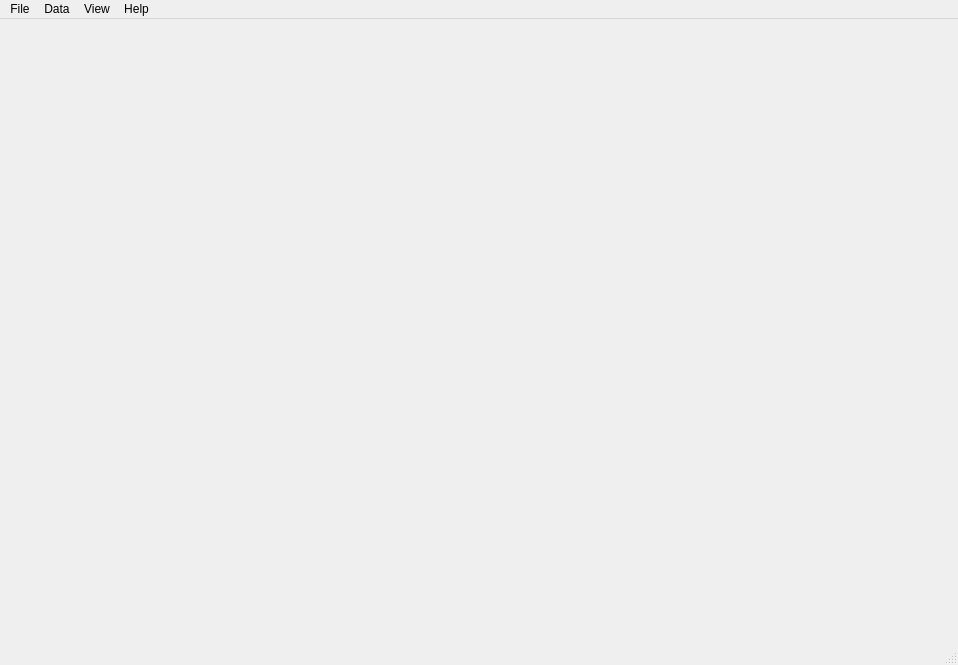
<?xml version="1.0" encoding="UTF-8"?>
<ui version="4.0">
 <class>MainWindow</class>
 <widget class="QMainWindow" name="MainWindow">
  <property name="geometry">
   <rect>
    <x>0</x>
    <y>0</y>
    <width>958</width>
    <height>665</height>
   </rect>
  </property>
  <property name="windowTitle">
   <string>MainWindow</string>
  </property>
  <property name="windowIcon">
   <iconset resource="../../qrc/cat_rc.qrc">
    <normaloff>:/annotationtool.svg</normaloff>:/annotationtool.svg</iconset>
  </property>
  <property name="iconSize">
   <size>
    <width>24</width>
    <height>24</height>
   </size>
  </property>
  <property name="tabShape">
   <enum>QTabWidget::Rounded</enum>
  </property>
  <property name="dockNestingEnabled">
   <bool>false</bool>
  </property>
  <property name="dockOptions">
   <set>QMainWindow::AllowTabbedDocks|QMainWindow::AnimatedDocks|QMainWindow::ForceTabbedDocks</set>
  </property>
  <property name="unifiedTitleAndToolBarOnMac">
   <bool>false</bool>
  </property>
  <widget class="QWidget" name="centralwidget">
   <property name="sizePolicy">
    <sizepolicy hsizetype="Expanding" vsizetype="Expanding">
     <horstretch>0</horstretch>
     <verstretch>0</verstretch>
    </sizepolicy>
   </property>
   <property name="maximumSize">
    <size>
     <width>16777215</width>
     <height>16777215</height>
    </size>
   </property>
   <layout class="QGridLayout" name="gridLayout">
    <property name="margin">
     <number>0</number>
    </property>
   </layout>
  </widget>
  <widget class="QMenuBar" name="menubar">
   <property name="geometry">
    <rect>
     <x>0</x>
     <y>0</y>
     <width>958</width>
     <height>22</height>
    </rect>
   </property>
   <widget class="QMenu" name="menuFile">
    <property name="title">
     <string>File</string>
    </property>
    <addaction name="actionOpenHdf"/>
    <addaction name="actionCloseHdf"/>
    <addaction name="actionQuit"/>
   </widget>
   <widget class="QMenu" name="menuData">
    <property name="title">
     <string>Data</string>
    </property>
    <addaction name="actionExportViewPanel"/>
    <addaction name="actionProcessTrainingSet"/>
   </widget>
   <widget class="QMenu" name="menuView">
    <property name="title">
     <string>View</string>
    </property>
    <addaction name="actionFeatureSelection"/>
    <addaction name="separator"/>
   </widget>
   <widget class="QMenu" name="menuHelp">
    <property name="title">
     <string>Help</string>
    </property>
    <addaction name="actionAboutAnnotationTool"/>
    <addaction name="actionAboutQt"/>
   </widget>
   <addaction name="menuFile"/>
   <addaction name="menuData"/>
   <addaction name="menuView"/>
   <addaction name="menuHelp"/>
  </widget>
  <widget class="QStatusBar" name="statusbar"/>
  <action name="actionQuit">
   <property name="icon">
    <iconset resource="../../qrc/cat_rc.qrc">
     <normaloff>:/oxygen/exit-icon.png</normaloff>:/oxygen/exit-icon.png</iconset>
   </property>
   <property name="text">
    <string>Quit</string>
   </property>
   <property name="shortcut">
    <string>Ctrl+Q</string>
   </property>
   <property name="shortcutContext">
    <enum>Qt::WindowShortcut</enum>
   </property>
  </action>
  <action name="actionImport">
   <property name="text">
    <string>Import Trainingset</string>
   </property>
  </action>
  <action name="actionCellh5">
   <property name="text">
    <string>cellh5</string>
   </property>
  </action>
  <action name="actionHdf_from_importer">
   <property name="text">
    <string>hdf from importer</string>
   </property>
  </action>
  <action name="actionOpenTrainingSet">
   <property name="text">
    <string>open from importer</string>
   </property>
  </action>
  <action name="actionProcessTrainingSet">
   <property name="text">
    <string>Process training data</string>
   </property>
  </action>
  <action name="actionOpenHdf">
   <property name="icon">
    <iconset resource="../../qrc/cat_rc.qrc">
     <normaloff>:/oxygen/document-open-folder.png</normaloff>:/oxygen/document-open-folder.png</iconset>
   </property>
   <property name="text">
    <string>Open File</string>
   </property>
   <property name="shortcut">
    <string>Ctrl+O</string>
   </property>
  </action>
  <action name="actionCloseHdf">
   <property name="icon">
    <iconset resource="../../qrc/cat_rc.qrc">
     <normaloff>:/oxygen/document-close-icon.png</normaloff>:/oxygen/document-close-icon.png</iconset>
   </property>
   <property name="text">
    <string>Close File</string>
   </property>
   <property name="shortcut">
    <string>Ctrl+C</string>
   </property>
  </action>
  <action name="actionExport_tileview_as_image">
   <property name="text">
    <string>export tileview as image</string>
   </property>
  </action>
  <action name="actionExportViewPanel">
   <property name="icon">
    <iconset resource="../../qrc/cat_rc.qrc">
     <normaloff>:/oxygen/document-save-all.png</normaloff>:/oxygen/document-save-all.png</iconset>
   </property>
   <property name="text">
    <string>Save view panel as image</string>
   </property>
  </action>
  <action name="actionAboutAnnotationTool">
   <property name="icon">
    <iconset resource="../../qrc/cat_rc.qrc">
     <normaloff>:/annotationtool.svg</normaloff>:/annotationtool.svg</iconset>
   </property>
   <property name="text">
    <string>about AnnotationTool</string>
   </property>
  </action>
  <action name="actionAboutQt">
   <property name="text">
    <string>about Qt</string>
   </property>
  </action>
  <action name="actionFeatureSelection">
   <property name="checkable">
    <bool>false</bool>
   </property>
   <property name="icon">
    <iconset resource="../../qrc/cat_rc.qrc">
     <normaloff>:/oxygen/view-documents-finances.png</normaloff>:/oxygen/view-documents-finances.png</iconset>
   </property>
   <property name="text">
    <string>Feature Selection Dialog</string>
   </property>
  </action>
 </widget>
 <resources>
  <include location="../../qrc/cat_rc.qrc"/>
 </resources>
 <connections>
  <connection>
   <sender>actionQuit</sender>
   <signal>triggered()</signal>
   <receiver>MainWindow</receiver>
   <slot>close()</slot>
   <hints>
    <hint type="sourcelabel">
     <x>-1</x>
     <y>-1</y>
    </hint>
    <hint type="destinationlabel">
     <x>399</x>
     <y>299</y>
    </hint>
   </hints>
  </connection>
 </connections>
</ui>
